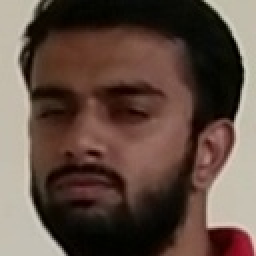
#> input picture data/subject01.102.jpg, 128 x 128 px (shown 2 times larger)
$ python donut.py ../../data/subject01.102.jpg   (older library calls are emulated)
#> lines starting #> are read from the running program, lines starting #| are printed output that depends on the picture; after the words box and inside, x2 and y2 are one past the last pixel; in counts of white or black regions, pixels touching at a corner belong together
import cv2  # Import OpenCV
import numpy as np  # Import NumPy
import sys

# Read in the image as grayscale - Note the 0 flag
im = cv2.imread(sys.argv[1], 0)
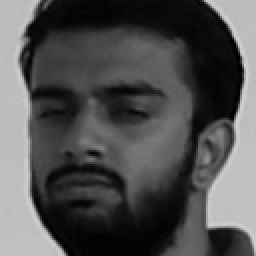
#> im: shape (128, 128) (shown 2 times larger); min 0, max 211, mean 81.1

# Run findContours - Note the RETR_EXTERNAL flag
# Also, we want to find the best contour possible with CHAIN_APPROX_NONE
_, contours, hierarchy = cv2.findContours(
    im, cv2.RETR_EXTERNAL, cv2.CHAIN_APPROX_NONE)
#> contours = 1 contour; box (x1, y1, x2, y2) and area: (0, 0, 128, 128) 16128
# Create an output of all zeroes that has the same shape as the input
# image
out = np.zeros_like(im)

# On this output, draw all of the contours that we have detected
# in white, and set the thickness to be 3 pixels
cv2.drawContours(out, contours, -1, 255, 2)
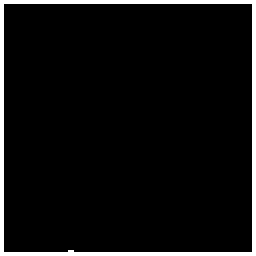
#> out: shape (128, 128) (shown 2 times larger); 6.2% white; 1 white region, box (x1, y1, x2, y2) and area: (0, 0, 128, 128) 1011

# Spawn new windows that shows us the donut
# (in grayscale) and the detected contour
cv2.imshow('Donut', im)
cv2.imshow('Output Contour', out)

# Wait indefinitely until you push a key.  Once you do, close the windows
cv2.waitKey(0)
cv2.destroyAllWindows()

$ run again, on data/subject01.105.jpg
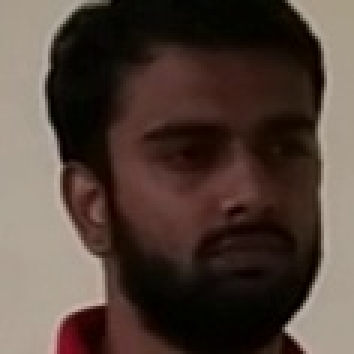
#> input picture data/subject01.105.jpg, 118 x 118 px (shown 3 times larger)
#> `im = cv2.imread(sys.argv[1], 0)`:
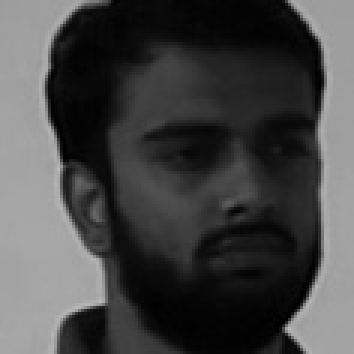
#> im: shape (118, 118) (shown 3 times larger); min 0, max 186, mean 69.6
#> contours = 1 contour; box (x1, y1, x2, y2) and area: (0, 0, 118, 118) 13689
#> `cv2.drawContours(out, contours, -1, 255, 2)`:
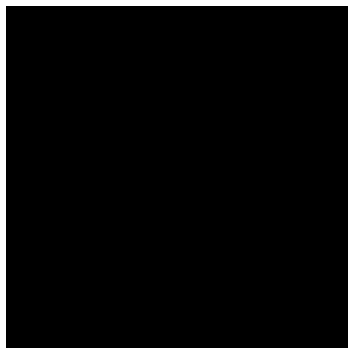
#> out: shape (118, 118) (shown 3 times larger); 6.7% white; 1 white region, box (x1, y1, x2, y2) and area: (0, 0, 118, 118) 928

$ run again, on data/subject01.112.jpg
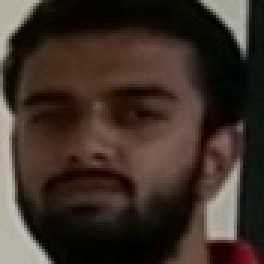
#> input picture data/subject01.112.jpg, 88 x 88 px (shown 3 times larger)
#> `im = cv2.imread(sys.argv[1], 0)`:
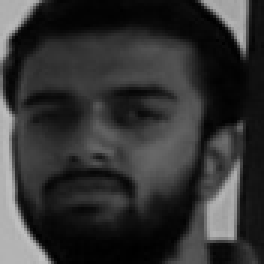
#> im: shape (88, 88) (shown 3 times larger); min 0, max 193, mean 51.1
#> contours = 1 contour; box (x1, y1, x2, y2) and area: (0, 0, 88, 88) 7568
#> `cv2.drawContours(out, contours, -1, 255, 2)`:
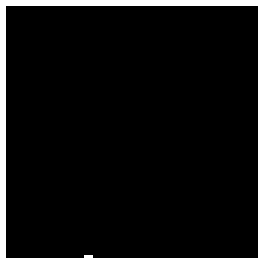
#> out: shape (88, 88) (shown 3 times larger); 8.9% white; 1 white region, box (x1, y1, x2, y2) and area: (0, 0, 88, 88) 691

$ run again, on data/subject01.148.jpg
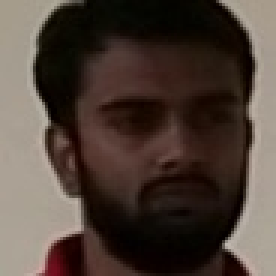
#> input picture data/subject01.148.jpg, 92 x 92 px (shown 3 times larger)
#> `im = cv2.imread(sys.argv[1], 0)`:
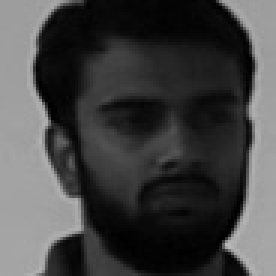
#> im: shape (92, 92) (shown 3 times larger); min 0, max 184, mean 67.7
#> contours = 1 contour; box (x1, y1, x2, y2) and area: (0, 0, 92, 92) 8281
#> `cv2.drawContours(out, contours, -1, 255, 2)`:
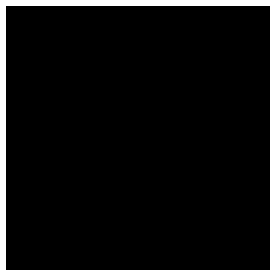
#> out: shape (92, 92) (shown 3 times larger); 8.5% white; 1 white region, box (x1, y1, x2, y2) and area: (0, 0, 92, 92) 720
